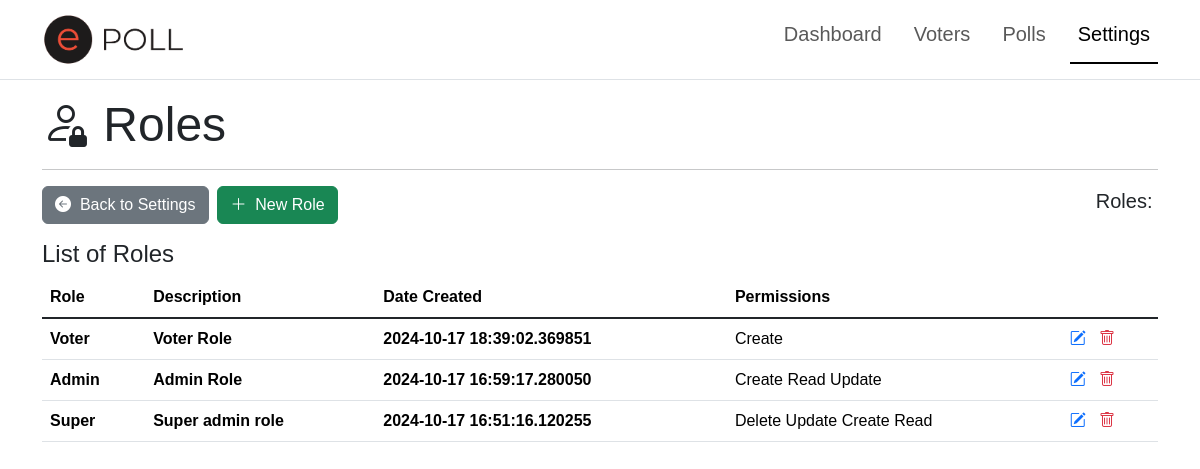
The app's page /settings/roles/ with its own data.
### app/models.py (models this page shows, shortened)
class Role(RoleMixin, db.Model):
    __tablename__ = "roles"
    id = db.Column(db.String(36), primary_key=True, default=generate_uuid)
    name = db.Column(db.String(20), nullable=False, unique=True)
    description = db.Column(db.String(120))
    created_at = db.Column(db.DateTime, nullable=False, default=datetime.now())
    updated_at = db.Column(db.DateTime(timezone=True), onupdate=db.func.now())
    permissions = db.relationship('Permission', secondary='role_permissions', back_populates='roles')
    users = db.relationship('User', secondary='user_roles', back_populates='roles')

class Permission(Enum):
    CREATE = 'Create'
    READ = 'Read'
    UPDATE = 'Update'
    DELETE = 'Delete'
    ADMIN = 'Admin'

### app/settings.py (the view)
@sbp.route('/roles/')
def roles():
    page = request.args.get('page', 1, type=int)
    page_size = request.args.get('page_size', 20, type=int)  # Get page size from query params or default to 20
    system_roles = Role.query.order_by(Role.created_at.desc()).paginate(page=page, per_page=page_size)
    if not system_roles:
        flash('No Role records added Yet!', 'warning')
    return render_template('admin/settings/role/list.html', title='Roles', system_roles=system_roles, SETTINGS=True)

### app/templates/admin/settings/role/list.html (shortened to what this page needs)
{% extends "shared/adminlayout.html" %}
{% block content %}
<div class="container">
    <h3 class="display-5"><i class="bi bi-person-lock"></i>&nbsp;{{title}}</h3>
    <hr>
    <div class="row align-content-center mb-3">
        <div class="col text-start">
            <a href="{{ url_for('settings.index') }}" class="btn btn-secondary"><i class="bi bi-arrow-left-circle-fill"></i>&nbsp; Back to Settings</a>&nbsp;
            <a href="{{ url_for('settings.new_role') }}" class="btn btn-success"><i class="bi bi-plus-lg"></i>&nbsp; New Role</a>
        </div>
        <div class="col text-end align-content-center">
            <h5>Roles:&nbsp;<strong class="fst-italic"></strong></h4>
        </div>
    </div>
    <h4>List of {{title}}</h4>
    <div class="table-responsive">
        <table class="table table-hover align-content-center">
            <thead>
                <tr class="align-middle">
                    <th scope="col">Role</th>
                    <th scope="col">Description</th>
                    <th scope="col">Date Created</th>
                    <th scope="col">Permissions</th>
                    <th scope="col"></th>
                </tr>
            </thead>
            <tbody class="table-group-divider align-content-center">
                {% for role in system_roles %}
                    <tr class="clickable-row align-middle" data-href="#">
                        <th scope="row">{{role.name}}</th>
                        <th scope="row">{{role.description}}</th>
                        <th scope="row">{{role.created_at}}</th>
                        <td scope="row">
                            {% if role.permissions %}
                                {% for permission in role.permissions %}
                                    {{ permission.name }}
                                {% endfor %}
                            {% else %}
                                <span>No permissions assigned</span>
                            {% endif %}
                        </td>
                        <td scope="row">
                            <a href="{{ url_for('settings.edit_role', id=role.id) }}"><i class="bi bi-pencil-square text-primary"></i></a> &nbsp;
                            <a href="{{ url_for('settings.delete_role', id=role.id) }}"><i class="bi bi-trash text-danger"></i></a>
                        </td>
                    </tr>
                {% endfor %}
            </tbody>
        </table>
    </div>
</div>
{% endblock %}

### app/static/styles.css (style rules this page uses)
html { font-size: 14px; position: relative; }
@media (min-width: 768px) { html { font-size: 16px; } }
body { margin-bottom: 60px; scroll-behavior: smooth; font-family: Montserrat, sans-serif !important; }
.clickable-row { cursor: pointer; }

### records on screen
Role: name "Voter", description "Voter Role", created_at "2024-10-17 18:39:02.369851"
Permission: name "Create"
Role: name "Admin", description "Admin Role", created_at "2024-10-17 16:59:17.280050"
Permission: name "Read"
Permission: name "Update"
Role: name "Super", description "Super admin role", created_at "2024-10-17 16:51:16.120255"
Permission: name "Delete"

### other values on screen
{{ title }} "Roles"
